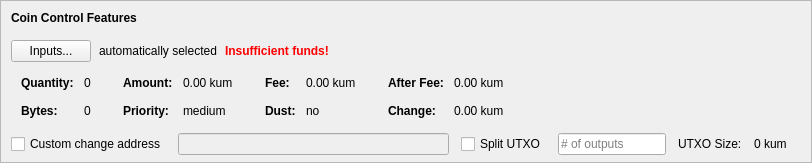
    <widget class="QFrame" name="frameCoinControl">
     <property name="sizePolicy">
      <sizepolicy hsizetype="Expanding" vsizetype="Expanding">
       <horstretch>0</horstretch>
       <verstretch>0</verstretch>
      </sizepolicy>
     </property>
     <property name="maximumSize">
      <size>
       <width>16777215</width>
       <height>16777215</height>
      </size>
     </property>
     <property name="frameShape">
      <enum>QFrame::StyledPanel</enum>
     </property>
     <property name="frameShadow">
      <enum>QFrame::Sunken</enum>
     </property>
     <layout class="QVBoxLayout" name="verticalLayoutCoinControl2">
      <property name="spacing">
       <number>0</number>
      </property>
      <property name="leftMargin">
       <number>0</number>
      </property>
      <property name="topMargin">
       <number>0</number>
      </property>
      <property name="rightMargin">
       <number>0</number>
      </property>
      <property name="bottomMargin">
       <number>6</number>
      </property>
      <item>
       <layout class="QVBoxLayout" name="verticalLayoutCoinControl" stretch="0,0,0,0,1">
        <property name="spacing">
         <number>0</number>
        </property>
        <property name="leftMargin">
         <number>10</number>
        </property>
        <property name="topMargin">
         <number>10</number>
        </property>
        <item>
         <layout class="QHBoxLayout" name="horizontalLayoutCoinControl1">
          <property name="bottomMargin">
           <number>15</number>
          </property>
          <item>
           <widget class="QLabel" name="labelCoinControlFeatures">
            <property name="sizePolicy">
             <sizepolicy hsizetype="Preferred" vsizetype="Maximum">
              <horstretch>0</horstretch>
              <verstretch>0</verstretch>
             </sizepolicy>
            </property>
            <property name="font">
             <font>
              <weight>75</weight>
              <bold>true</bold>
             </font>
            </property>
            <property name="styleSheet">
             <string notr="true">font-weight:bold;</string>
            </property>
            <property name="text">
             <string>Coin Control Features</string>
            </property>
           </widget>
          </item>
         </layout>
        </item>
        <item>
         <layout class="QHBoxLayout" name="horizontalLayoutCoinControl2" stretch="0,0,0,0">
          <property name="spacing">
           <number>8</number>
          </property>
          <property name="bottomMargin">
           <number>10</number>
          </property>
          <item>
           <widget class="QPushButton" name="pushButtonCoinControl">
            <property name="styleSheet">
             <string notr="true"/>
            </property>
            <property name="text">
             <string>Inputs...</string>
            </property>
            <property name="autoDefault">
             <bool>false</bool>
            </property>
           </widget>
          </item>
          <item>
           <widget class="QLabel" name="labelCoinControlAutomaticallySelected">
            <property name="text">
             <string>automatically selected</string>
            </property>
            <property name="margin">
             <number>5</number>
            </property>
           </widget>
          </item>
          <item>
           <widget class="QLabel" name="labelCoinControlInsuffFunds">
            <property name="font">
             <font>
              <weight>75</weight>
              <bold>true</bold>
             </font>
            </property>
            <property name="styleSheet">
             <string notr="true">color:red;font-weight:bold;</string>
            </property>
            <property name="text">
             <string>Insufficient funds!</string>
            </property>
            <property name="margin">
             <number>5</number>
            </property>
           </widget>
          </item>
          <item>
           <spacer name="horizontalSpacerCoinControl">
            <property name="orientation">
             <enum>Qt::Horizontal</enum>
            </property>
            <property name="sizeHint" stdset="0">
             <size>
              <width>40</width>
              <height>1</height>
             </size>
            </property>
           </spacer>
          </item>
         </layout>
        </item>
        <item>
         <widget class="QWidget" name="widgetCoinControl" native="true">
          <property name="sizePolicy">
           <sizepolicy hsizetype="Preferred" vsizetype="Preferred">
            <horstretch>0</horstretch>
            <verstretch>0</verstretch>
           </sizepolicy>
          </property>
          <property name="minimumSize">
           <size>
            <width>0</width>
            <height>0</height>
           </size>
          </property>
          <property name="styleSheet">
           <string notr="true"/>
          </property>
          <layout class="QHBoxLayout" name="horizontalLayoutCoinControl5">
           <property name="leftMargin">
            <number>0</number>
           </property>
           <property name="topMargin">
            <number>0</number>
           </property>
           <property name="rightMargin">
            <number>0</number>
           </property>
           <property name="bottomMargin">
            <number>0</number>
           </property>
           <item>
            <layout class="QHBoxLayout" name="horizontalLayoutCoinControl3" stretch="0,0,0,1">
             <property name="spacing">
              <number>20</number>
             </property>
             <property name="topMargin">
              <number>0</number>
             </property>
             <property name="bottomMargin">
              <number>10</number>
             </property>
             <item>
              <layout class="QFormLayout" name="formLayoutCoinControl1">
               <property name="horizontalSpacing">
                <number>10</number>
               </property>
               <property name="verticalSpacing">
                <number>14</number>
               </property>
               <property name="leftMargin">
                <number>10</number>
               </property>
               <property name="topMargin">
                <number>4</number>
               </property>
               <property name="rightMargin">
                <number>6</number>
               </property>
               <item row="0" column="0">
                <widget class="QLabel" name="labelCoinControlQuantityText">
                 <property name="font">
                  <font>
                   <weight>75</weight>
                   <bold>true</bold>
                  </font>
                 </property>
                 <property name="text">
                  <string>Quantity:</string>
                 </property>
                 <property name="margin">
                  <number>0</number>
                 </property>
                </widget>
               </item>
               <item row="0" column="1">
                <widget class="QLabel" name="labelCoinControlQuantity">
                 <property name="cursor">
                  <cursorShape>IBeamCursor</cursorShape>
                 </property>
                 <property name="contextMenuPolicy">
                  <enum>Qt::ActionsContextMenu</enum>
                 </property>
                 <property name="text">
                  <string notr="true">0</string>
                 </property>
                 <property name="margin">
                  <number>0</number>
                 </property>
                 <property name="textInteractionFlags">
                  <set>Qt::LinksAccessibleByMouse|Qt::TextSelectableByKeyboard|Qt::TextSelectableByMouse</set>
                 </property>
                </widget>
               </item>
               <item row="1" column="0">
                <widget class="QLabel" name="labelCoinControlBytesText">
                 <property name="font">
                  <font>
                   <weight>75</weight>
                   <bold>true</bold>
                  </font>
                 </property>
                 <property name="text">
                  <string>Bytes:</string>
                 </property>
                </widget>
               </item>
               <item row="1" column="1">
                <widget class="QLabel" name="labelCoinControlBytes">
                 <property name="cursor">
                  <cursorShape>IBeamCursor</cursorShape>
                 </property>
                 <property name="contextMenuPolicy">
                  <enum>Qt::ActionsContextMenu</enum>
                 </property>
                 <property name="text">
                  <string notr="true">0</string>
                 </property>
                 <property name="textInteractionFlags">
                  <set>Qt::LinksAccessibleByMouse|Qt::TextSelectableByKeyboard|Qt::TextSelectableByMouse</set>
                 </property>
                </widget>
               </item>
              </layout>
             </item>
             <item>
              <layout class="QFormLayout" name="formLayoutCoinControl2">
               <property name="horizontalSpacing">
                <number>10</number>
               </property>
               <property name="verticalSpacing">
                <number>14</number>
               </property>
               <property name="leftMargin">
                <number>6</number>
               </property>
               <property name="topMargin">
                <number>4</number>
               </property>
               <property name="rightMargin">
                <number>6</number>
               </property>
               <item row="0" column="0">
                <widget class="QLabel" name="labelCoinControlAmountText">
                 <property name="font">
                  <font>
                   <weight>75</weight>
                   <bold>true</bold>
                  </font>
                 </property>
                 <property name="text">
                  <string>Amount:</string>
                 </property>
                 <property name="margin">
                  <number>0</number>
                 </property>
                </widget>
               </item>
               <item row="0" column="1">
                <widget class="QLabel" name="labelCoinControlAmount">
                 <property name="cursor">
                  <cursorShape>IBeamCursor</cursorShape>
                 </property>
                 <property name="contextMenuPolicy">
                  <enum>Qt::ActionsContextMenu</enum>
                 </property>
                 <property name="text">
                  <string notr="true">0.00 kum</string>
                 </property>
                 <property name="textInteractionFlags">
                  <set>Qt::LinksAccessibleByMouse|Qt::TextSelectableByKeyboard|Qt::TextSelectableByMouse</set>
                 </property>
                </widget>
               </item>
               <item row="1" column="0">
                <widget class="QLabel" name="labelCoinControlPriorityText">
                 <property name="font">
                  <font>
                   <weight>75</weight>
                   <bold>true</bold>
                  </font>
                 </property>
                 <property name="text">
                  <string>Priority:</string>
                 </property>
                </widget>
               </item>
               <item row="1" column="1">
                <widget class="QLabel" name="labelCoinControlPriority">
                 <property name="cursor">
                  <cursorShape>IBeamCursor</cursorShape>
                 </property>
                 <property name="contextMenuPolicy">
                  <enum>Qt::ActionsContextMenu</enum>
                 </property>
                 <property name="text">
                  <string>medium</string>
                 </property>
                 <property name="textInteractionFlags">
                  <set>Qt::LinksAccessibleByMouse|Qt::TextSelectableByKeyboard|Qt::TextSelectableByMouse</set>
                 </property>
                </widget>
               </item>
              </layout>
             </item>
             <item>
              <layout class="QFormLayout" name="formLayoutCoinControl3">
               <property name="horizontalSpacing">
                <number>10</number>
               </property>
               <property name="verticalSpacing">
                <number>14</number>
               </property>
               <property name="leftMargin">
                <number>6</number>
               </property>
               <property name="topMargin">
                <number>4</number>
               </property>
               <property name="rightMargin">
                <number>6</number>
               </property>
               <item row="0" column="0">
                <widget class="QLabel" name="labelCoinControlFeeText">
                 <property name="font">
                  <font>
                   <weight>75</weight>
                   <bold>true</bold>
                  </font>
                 </property>
                 <property name="text">
                  <string>Fee:</string>
                 </property>
                 <property name="margin">
                  <number>0</number>
                 </property>
                </widget>
               </item>
               <item row="0" column="1">
                <widget class="QLabel" name="labelCoinControlFee">
                 <property name="cursor">
                  <cursorShape>IBeamCursor</cursorShape>
                 </property>
                 <property name="contextMenuPolicy">
                  <enum>Qt::ActionsContextMenu</enum>
                 </property>
                 <property name="text">
                  <string notr="true">0.00 kum</string>
                 </property>
                 <property name="textInteractionFlags">
                  <set>Qt::LinksAccessibleByMouse|Qt::TextSelectableByKeyboard|Qt::TextSelectableByMouse</set>
                 </property>
                </widget>
               </item>
               <item row="1" column="0">
                <widget class="QLabel" name="labelCoinControlLowOutputText">
                 <property name="font">
                  <font>
                   <weight>75</weight>
                   <bold>true</bold>
                  </font>
                 </property>
                 <property name="text">
                  <string>Dust:</string>
                 </property>
                </widget>
               </item>
               <item row="1" column="1">
                <widget class="QLabel" name="labelCoinControlLowOutput">
                 <property name="cursor">
                  <cursorShape>IBeamCursor</cursorShape>
                 </property>
                 <property name="contextMenuPolicy">
                  <enum>Qt::ActionsContextMenu</enum>
                 </property>
                 <property name="text">
                  <string>no</string>
                 </property>
                 <property name="textInteractionFlags">
                  <set>Qt::LinksAccessibleByMouse|Qt::TextSelectableByKeyboard|Qt::TextSelectableByMouse</set>
                 </property>
                </widget>
               </item>
              </layout>
             </item>
             <item>
              <layout class="QFormLayout" name="formLayoutCoinControl4">
               <property name="horizontalSpacing">
                <number>10</number>
               </property>
               <property name="verticalSpacing">
                <number>14</number>
               </property>
               <property name="leftMargin">
                <number>6</number>
               </property>
               <property name="topMargin">
                <number>4</number>
               </property>
               <property name="rightMargin">
                <number>6</number>
               </property>
               <item row="0" column="0">
                <widget class="QLabel" name="labelCoinControlAfterFeeText">
                 <property name="font">
                  <font>
                   <weight>75</weight>
                   <bold>true</bold>
                  </font>
                 </property>
                 <property name="text">
                  <string>After Fee:</string>
                 </property>
                 <property name="margin">
                  <number>0</number>
                 </property>
                </widget>
               </item>
               <item row="0" column="1">
                <widget class="QLabel" name="labelCoinControlAfterFee">
                 <property name="cursor">
                  <cursorShape>IBeamCursor</cursorShape>
                 </property>
                 <property name="contextMenuPolicy">
                  <enum>Qt::ActionsContextMenu</enum>
                 </property>
                 <property name="text">
                  <string notr="true">0.00 kum</string>
                 </property>
                 <property name="textInteractionFlags">
                  <set>Qt::LinksAccessibleByMouse|Qt::TextSelectableByKeyboard|Qt::TextSelectableByMouse</set>
                 </property>
                </widget>
               </item>
               <item row="1" column="0">
                <widget class="QLabel" name="labelCoinControlChangeText">
                 <property name="font">
                  <font>
                   <weight>75</weight>
                   <bold>true</bold>
                  </font>
                 </property>
                 <property name="text">
                  <string>Change:</string>
                 </property>
                </widget>
               </item>
               <item row="1" column="1">
                <widget class="QLabel" name="labelCoinControlChange">
                 <property name="cursor">
                  <cursorShape>IBeamCursor</cursorShape>
                 </property>
                 <property name="contextMenuPolicy">
                  <enum>Qt::ActionsContextMenu</enum>
                 </property>
                 <property name="text">
                  <string notr="true">0.00 kum</string>
                 </property>
                 <property name="textInteractionFlags">
                  <set>Qt::LinksAccessibleByMouse|Qt::TextSelectableByKeyboard|Qt::TextSelectableByMouse</set>
                 </property>
                </widget>
               </item>
              </layout>
             </item>
            </layout>
           </item>
          </layout>
         </widget>
        </item>
        <item>
         <layout class="QHBoxLayout" name="horizontalLayoutCoinControl4" stretch="0,0,0,0,0,0,0">
          <property name="spacing">
           <number>12</number>
          </property>
          <property name="sizeConstraint">
           <enum>QLayout::SetDefaultConstraint</enum>
          </property>
          <property name="topMargin">
           <number>5</number>
          </property>
          <property name="rightMargin">
           <number>5</number>
          </property>
          <item>
           <widget class="QCheckBox" name="checkBoxCoinControlChange">
            <property name="toolTip">
             <string>If this is activated, but the change address is empty or invalid, change will be sent to a newly generated address.</string>
            </property>
            <property name="text">
             <string>Custom change address</string>
            </property>
           </widget>
          </item>
          <item>
           <widget class="QValidatedLineEdit" name="lineEditCoinControlChange">
            <property name="enabled">
             <bool>false</bool>
            </property>
            <property name="sizePolicy">
             <sizepolicy hsizetype="Expanding" vsizetype="Fixed">
              <horstretch>0</horstretch>
              <verstretch>0</verstretch>
             </sizepolicy>
            </property>
           </widget>
          </item>
          <item>
           <widget class="QCheckBox" name="splitBlockCheckBox">
            <property name="text">
             <string>Split UTXO</string>
            </property>
           </widget>
          </item>
          <item>
           <widget class="QLineEdit" name="splitBlockLineEdit">
            <property name="sizePolicy">
             <sizepolicy hsizetype="Fixed" vsizetype="Fixed">
              <horstretch>50</horstretch>
              <verstretch>0</verstretch>
             </sizepolicy>
            </property>
            <property name="placeholderText">
             <string># of outputs</string>
            </property>
           </widget>
          </item>
          <item>
           <widget class="QLabel" name="labelBlockSizeText">
            <property name="text">
             <string>UTXO Size:</string>
            </property>
           </widget>
          </item>
          <item>
           <widget class="QLabel" name="labelBlockSize">
            <property name="text">
             <string>0 kum</string>
            </property>
           </widget>
          </item>
          <item>
           <widget class="QLabel" name="labelCoinControlChangeLabel">
            <property name="sizePolicy">
             <sizepolicy hsizetype="Preferred" vsizetype="Expanding">
              <horstretch>0</horstretch>
              <verstretch>0</verstretch>
             </sizepolicy>
            </property>
            <property name="minimumSize">
             <size>
              <width>0</width>
              <height>0</height>
             </size>
            </property>
            <property name="text">
             <string/>
            </property>
            <property name="margin">
             <number>3</number>
            </property>
           </widget>
          </item>
         </layout>
        </item>
        <item>
         <spacer name="verticalSpacerCoinControl">
          <property name="orientation">
           <enum>Qt::Vertical</enum>
          </property>
          <property name="sizeHint" stdset="0">
           <size>
            <width>800</width>
            <height>1</height>
           </size>
          </property>
         </spacer>
        </item>
       </layout>
      </item>
     </layout>
    </widget>
